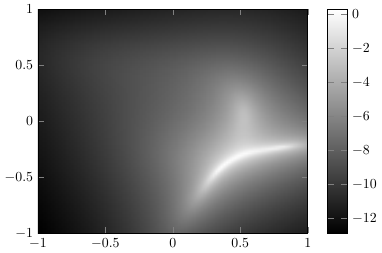

Reproduce this figure in Julia.
using CSV, DataFrames
using MomentOpt, MosekTools
using DynamicPolynomials
using LinearAlgebra
using PGFPlots

D = CSV.read("vehicle_tracks_000.csv", DataFrame) |>
    (d -> d[:,["x","y","vx","vy"]]) |>
    (d -> d .- [1000 1000 0 0]) |>
    (d -> d ./ [20 20 20 20]) |>
    (d -> filter(e -> -1 <= e[1] <= 1, d)) |>
    (d -> filter(e -> -1 <= e[2] <= 1, d))

@polyvar t x[1:4] u[1:2]
f = [x[3:4]; u]
d = 3
φ = monomials([t;x],0:2d)

M = sum(DiracMeasure(x,collect(s)) for s in eachrow(D)) / size(D,1)
Q = let v = monomials(x,0:d)
    v'*inv(integrate.(v*v',M))*v
end

let v = monomials(x[1:2],0:d)
    q = v'*inv(integrate.(v*v',M))*v
    save("christoffel.pdf", Axis([
        Plots.Image((x...)->-log(q(x...)),(-1,1),(-1,1)),
        Plots.Quiver(
            D[1:50:end, "x"],
            D[1:50:end, "y"],
            D[1:50:end, "vx"],
            D[1:50:end, "vy"],
            style="-stealth, blue, no markers"
        ),
    ], xmin=-1, xmax=1, ymin=-1, ymax=1))
end

m = GMPModel(Mosek.Optimizer)
@variable m μ  Meas([t;x;u],support=@set([t;x;u]'*[t;x;u]<=10))
@variable m μ0 Meas([t;x;u],support=@set([t;x;u]'*[t;x;u]<=10 && t==0))
@variable m μT Meas([t;x;u],support=@set([t;x;u]'*[t;x;u]<=10 && t==3))
@objective m Min Mom(Q,μ)
@constraint m [i=1:length(φ)] Mom.(differentiate(φ[i],t) + differentiate(φ[i],x)'*f, μ) == Mom.(φ[i], μT-μ0)
@constraint m Mom.(monomials(x,0:2d), μ0) .== integrate.(monomials(x,0:2d), DiracMeasure(x,[ 0.3,-0.5,0.0, 0.0]))
optimize!(m)

q = let v = monomials(x[1:2],0:d)
    v'*inv(integrate.(v*v',μ))*v
end
save("roundabout.pdf", Plots.Image((x...)->-log(q(x...)),(-1,1),(-1,1)))
